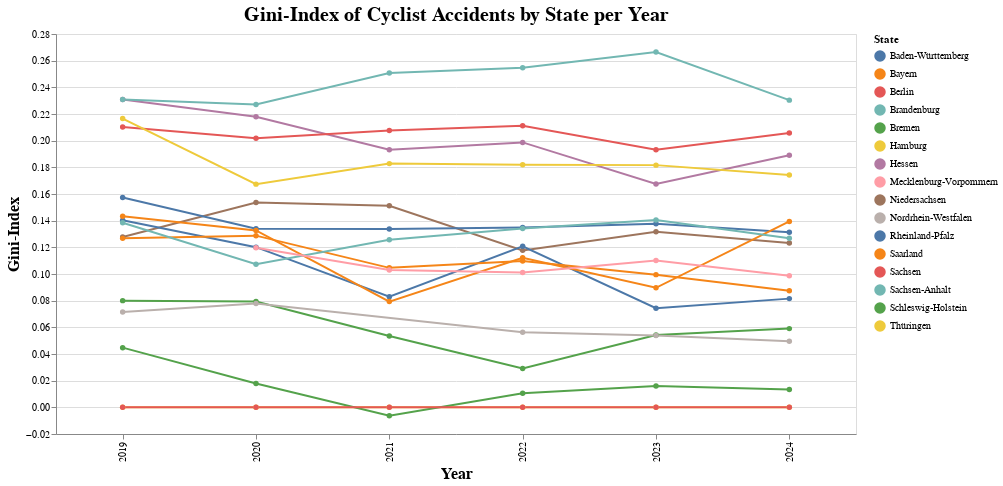

Notebook source saved alongside this figure:
### Code cell
df_gini = pd.DataFrame(gini_arr)

chart = (
    alt.Chart(df_gini)
    .mark_line(point=True)
    .encode(
        x=alt.X("Year:O", title="Year", axis=alt.Axis(titleFontSize=16)),
        y=alt.Y("Gini:Q", title="Gini-Index", axis=alt.Axis(titleFontSize=16)),
        color=alt.Color("Land:N", title="State"),
        tooltip=[
            "Land",
            alt.Tooltip("Year:O", title="Year"),
            alt.Tooltip("Gini:Q", format=".3f"),
        ],
    )
    .properties(
        title={
            "text": f"Gini-Index of {vals[col]} by State per Year",
            "fontSize": 20,
        },
        width=800,
        height=400,
    )
    .interactive()
)

chart.save(os.path.join("img", f"gini_index_{col.lower()}_land.png"))
chart.show()

### Figure 1 — Vega-Lite specification as saved in the notebook (floating-point values rounded to 4 significant figures)
{"config": {"view": {"continuousWidth": 300, "continuousHeight": 300}}, "data": {"name": "data-2a09ef10ee787876a41d3c345207e6b5"}, "mark": {"type": "line", "point": true}, "encoding": {"color": {"field": "Land", "title": "State", "type": "nominal"}, "tooltip": [{"field": "Land", "type": "nominal"}, {"field": "Year", "title": "Year", "type": "ordinal"}, {"field": "Gini", "format": ".3f", "type": "quantitative"}], "x": {"axis": {"titleFontSize": 16}, "field": "Year", "title": "Year", "type": "ordinal"}, "y": {"axis": {"titleFontSize": 16}, "field": "Gini", "title": "Gini-Index", "type": "quantitative"}}, "height": 400, "params": [{"name": "param_10", "select": {"type": "interval", "encodings": ["x", "y"]}, "bind": "scales"}], "title": {"text": "Gini-Index of Cyclist Accidents by State per Year", "fontSize": 20}, "width": 800, "$schema": "https://vega.github.io/schema/vega-lite/v5.20.1.json", "datasets": {"data-2a09ef10ee787876a41d3c345207e6b5": [{"Year": 2019, "Land": "Schleswig-Holstein", "Gini": 0.08003}, {"Year": 2019, "Land": "Hamburg", "Gini": 0.0}, {"Year": 2019, "Land": "Niedersachsen", "Gini": 0.1278}, {"Year": 2019, "Land": "Bremen", "Gini": 0.04476}, {"Year": 2019, "Land": "Nordrhein-Westfalen", "Gini": 0.07148}, {"Year": 2019, "Land": "Hessen", "Gini": 0.2309}, {"Year": 2019, "Land": "Rheinland-Pfalz", "Gini": 0.1403}, {"Year": 2019, "Land": "Baden-Württemberg", "Gini": 0.1574}, {"Year": 2019, "Land": "Bayern", "Gini": 0.1267}, {"Year": 2019, "Land": "Saarland", "Gini": 0.1434}, {"Year": 2019, "Land": "Berlin", "Gini": 0.0}, {"Year": 2019, "Land": "Brandenburg", "Gini": 0.1384}, {"Year": 2019, "Land": "Sachsen", "Gini": 0.2103}, {"Year": 2019, "Land": "Sachsen-Anhalt", "Gini": 0.2308}, {"Year": 2019, "Land": "Thüringen", "Gini": 0.2166}, {"Year": 2020, "Land": "Schleswig-Holstein", "Gini": 0.07937}, {"Year": 2020, "Land": "Hamburg", "Gini": 0.0}, {"Year": 2020, "Land": "Niedersachsen", "Gini": 0.1535}, {"Year": 2020, "Land": "Bremen", "Gini": 0.01786}, {"Year": 2020, "Land": "Nordrhein-Westfalen", "Gini": 0.07784}, {"Year": 2020, "Land": "Hessen", "Gini": 0.2179}, {"Year": 2020, "Land": "Rheinland-Pfalz", "Gini": 0.1201}, {"Year": 2020, "Land": "Baden-Württemberg", "Gini": 0.134}, {"Year": 2020, "Land": "Bayern", "Gini": 0.1288}, {"Year": 2020, "Land": "Saarland", "Gini": 0.1327}, {"Year": 2020, "Land": "Berlin", "Gini": 0.0}, {"Year": 2020, "Land": "Brandenburg", "Gini": 0.1073}, {"Year": 2020, "Land": "Mecklenburg-Vorpommern", "Gini": 0.1197}, {"Year": 2020, "Land": "Sachsen", "Gini": 0.2018}, {"Year": 2020, "Land": "Sachsen-Anhalt", "Gini": 0.2272}, {"Year": 2020, "Land": "Thüringen", "Gini": 0.1674}, {"Year": 2021, "Land": "Schleswig-Holstein", "Gini": 0.05356}, {"Year": 2021, "Land": "Hamburg", "Gini": 0.0}, {"Year": 2021, "Land": "Niedersachsen", "Gini": 0.1511}, {"Year": 2021, "Land": "Bremen", "Gini": -0.006234}, {"Year": 2021, "Land": "Hessen", "Gini": 0.1932}, {"Year": 2021, "Land": "Rheinland-Pfalz", "Gini": 0.08298}, {"Year": 2021, "Land": "Baden-Württemberg", "Gini": 0.1338}, {"Year": 2021, "Land": "Bayern", "Gini": 0.1046}, {"Year": 2021, "Land": "Saarland", "Gini": 0.07932}, {"Year": 2021, "Land": "Berlin", "Gini": 0.0}, {"Year": 2021, "Land": "Brandenburg", "Gini": 0.1257}, {"Year": 2021, "Land": "Mecklenburg-Vorpommern", "Gini": 0.1031}, {"Year": 2021, "Land": "Sachsen", "Gini": 0.2075}, {"Year": 2021, "Land": "Sachsen-Anhalt", "Gini": 0.2507}, {"Year": 2021, "Land": "Thüringen", "Gini": 0.1828}, {"Year": 2022, "Land": "Schleswig-Holstein", "Gini": 0.0291}, {"Year": 2022, "Land": "Hamburg", "Gini": 0.0}, {"Year": 2022, "Land": "Niedersachsen", "Gini": 0.1177}, {"Year": 2022, "Land": "Bremen", "Gini": 0.01057}, {"Year": 2022, "Land": "Nordrhein-Westfalen", "Gini": 0.05627}, {"Year": 2022, "Land": "Hessen", "Gini": 0.1987}, {"Year": 2022, "Land": "Rheinland-Pfalz", "Gini": 0.1208}, {"Year": 2022, "Land": "Baden-Württemberg", "Gini": 0.135}, {"Year": 2022, "Land": "Bayern", "Gini": 0.1098}, {"Year": 2022, "Land": "Saarland", "Gini": 0.1122}, {"Year": 2022, "Land": "Berlin", "Gini": 0.0}, {"Year": 2022, "Land": "Brandenburg", "Gini": 0.1341}, {"Year": 2022, "Land": "Mecklenburg-Vorpommern", "Gini": 0.1011}, {"Year": 2022, "Land": "Sachsen", "Gini": 0.2111}, {"Year": 2022, "Land": "Sachsen-Anhalt", "Gini": 0.2548}, {"Year": 2022, "Land": "Thüringen", "Gini": 0.1819}, {"Year": 2023, "Land": "Schleswig-Holstein", "Gini": 0.05424}, {"Year": 2023, "Land": "Hamburg", "Gini": 0.0}, {"Year": 2023, "Land": "Niedersachsen", "Gini": 0.1317}, {"Year": 2023, "Land": "Bremen", "Gini": 0.01601}, {"Year": 2023, "Land": "Nordrhein-Westfalen", "Gini": 0.05382}, {"Year": 2023, "Land": "Hessen", "Gini": 0.1675}, {"Year": 2023, "Land": "Rheinland-Pfalz", "Gini": 0.07432}, {"Year": 2023, "Land": "Baden-Württemberg", "Gini": 0.1377}, {"Year": 2023, "Land": "Bayern", "Gini": 0.09953}, {"Year": 2023, "Land": "Saarland", "Gini": 0.08965}, {"Year": 2023, "Land": "Berlin", "Gini": 0.0}, {"Year": 2023, "Land": "Brandenburg", "Gini": 0.1406}, {"Year": 2023, "Land": "Mecklenburg-Vorpommern", "Gini": 0.1101}, {"Year": 2023, "Land": "Sachsen", "Gini": 0.1932}, {"Year": 2023, "Land": "Sachsen-Anhalt", "Gini": 0.2665}, {"Year": 2023, "Land": "Thüringen", "Gini": 0.1817}, {"Year": 2024, "Land": "Schleswig-Holstein", "Gini": 0.05904}, {"Year": 2024, "Land": "Hamburg", "Gini": 0.0}, {"Year": 2024, "Land": "Niedersachsen", "Gini": 0.1233}, {"Year": 2024, "Land": "Bremen", "Gini": 0.01346}, {"Year": 2024, "Land": "Nordrhein-Westfalen", "Gini": 0.04963}, {"Year": 2024, "Land": "Hessen", "Gini": 0.189}, {"Year": 2024, "Land": "Rheinland-Pfalz", "Gini": 0.08153}, {"Year": 2024, "Land": "Baden-Württemberg", "Gini": 0.1313}, {"Year": 2024, "Land": "Bayern", "Gini": 0.08736}, {"Year": 2024, "Land": "Saarland", "Gini": 0.1394}, {"Year": 2024, "Land": "Berlin", "Gini": 0.0}, {"Year": 2024, "Land": "Brandenburg", "Gini": 0.1268}, {"Year": 2024, "Land": "Mecklenburg-Vorpommern", "Gini": 0.09873}, {"Year": 2024, "Land": "Sachsen", "Gini": 0.2058}, {"Year": 2024, "Land": "Sachsen-Anhalt", "Gini": 0.2304}, {"Year": 2024, "Land": "Thüringen", "Gini": 0.1742}]}}
